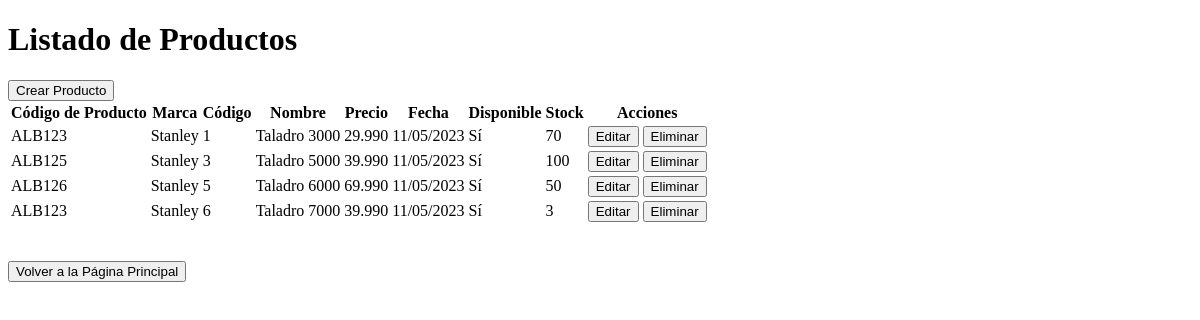
The page /listar_productos/ on the database as committed earlier.
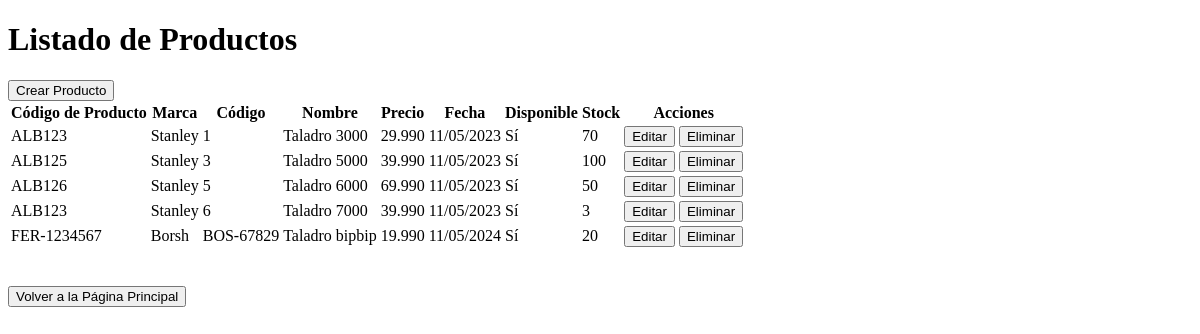
The same page on the database as committed later.
### api/models.py (models this page shows)
class Producto (models.Model):
    codigoProducto = models.CharField(max_length=100)
    marca = models.CharField(max_length=20)
    codigo = models.CharField(max_length=10)
    nombre = models.CharField(max_length=100)
    precio = models.CharField(max_length=10)
    fecha = models.CharField(max_length=10)
    disponible = models.BooleanField(default=False)
    stock = models.IntegerField(default=0)

### api/views.py (the view)
# urls.py: path('listar_productos/', views.listar_productos, name='listar_productos'),
def listar_productos(request):
    productos = Producto.objects.all()
    return render(request, 'listar_productos.html', {'productos': productos})

### api/templates/listar_productos.html (shortened to what this page needs)
<!DOCTYPE html>
<html lang="en">
<head>
</head>
<body>
    <h1>Listado de Productos</h1>
    <a href="{% url 'crear_producto' %}"><button>Crear Producto</button></a>
    <table>
        <thead>
            <tr>
                <th>Código de Producto</th>
                <th>Marca</th>
                <th>Código</th>
                <th>Nombre</th>
                <th>Precio</th>
                <th>Fecha</th>
                <th>Disponible</th>
                <th>Stock</th>
                <th>Acciones</th>
            </tr>
        </thead>
        <tbody>
            {% for producto in productos %}
            <tr>
                <td>{{ producto.codigoProducto }}</td>
                <td>{{ producto.marca }}</td>
                <td>{{ producto.codigo }}</td>
                <td>{{ producto.nombre }}</td>
                <td>{{ producto.precio }}</td>
                <td>{{ producto.fecha }}</td>
                <td>{% if producto.disponible %}Sí{% else %}No{% endif %}</td>
                <td>{{ producto.stock }}</td>
                <td>
                    <a href="{% url 'editar_producto' producto.pk %}"><button>Editar</button></a>
                    <a href="{% url 'eliminar_producto' producto.pk %}"><button>Eliminar</button></a>
                </td>
            </tr>
            {% endfor %}
        </tbody>
    </table>
</body>
<br>
<br>
<a href="{% url 'index' %}"><button>Volver a la Página Principal</button></a>
</html>

Rows that differ between the two databases and show on the page:
added Producto: codigoProducto "FER-1234567", marca "Borsh", codigo "BOS-67829", nombre "Taladro bipbip", precio "19.990", fecha "11/05/2024", disponible "Sí", stock "20"
